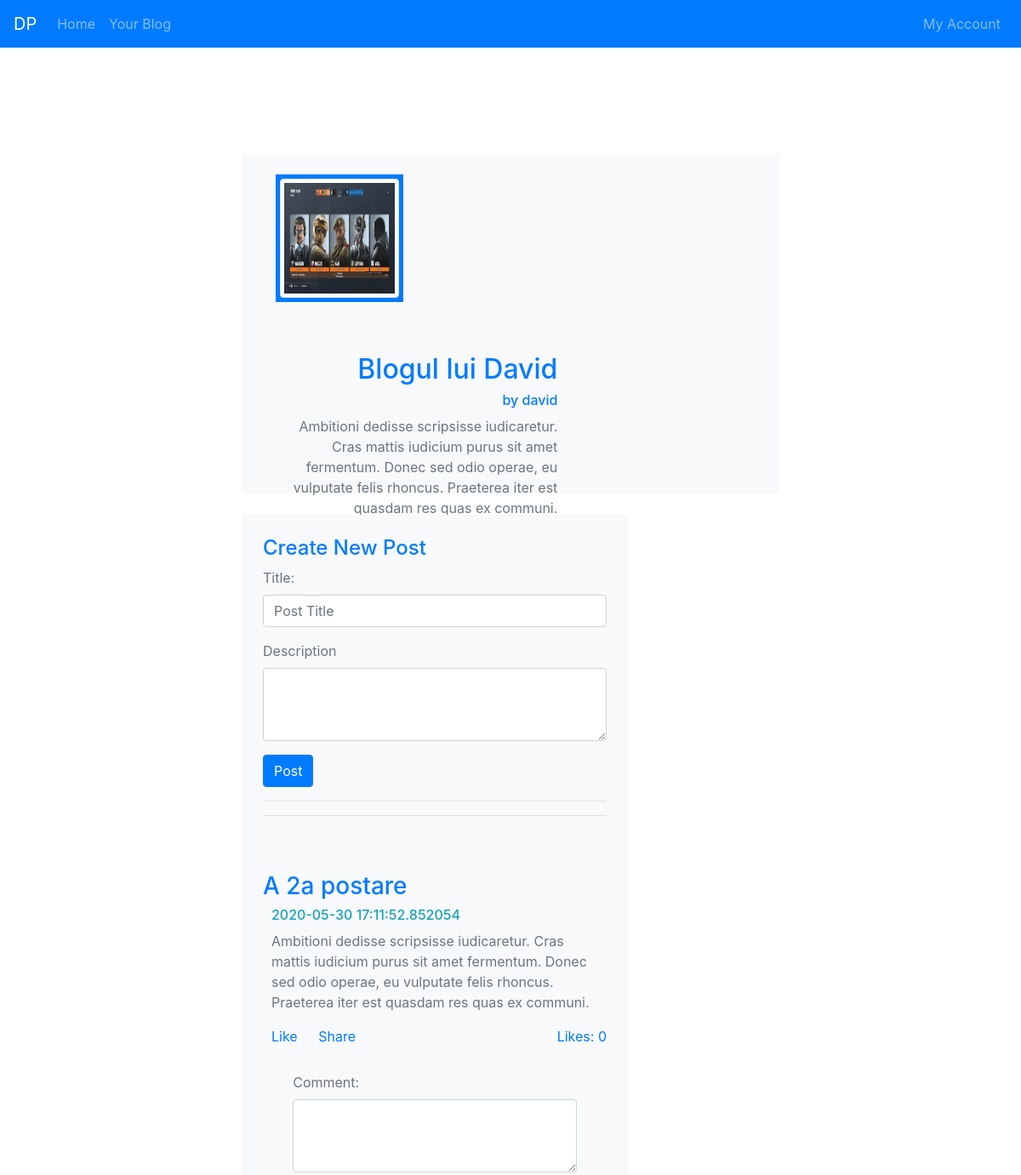
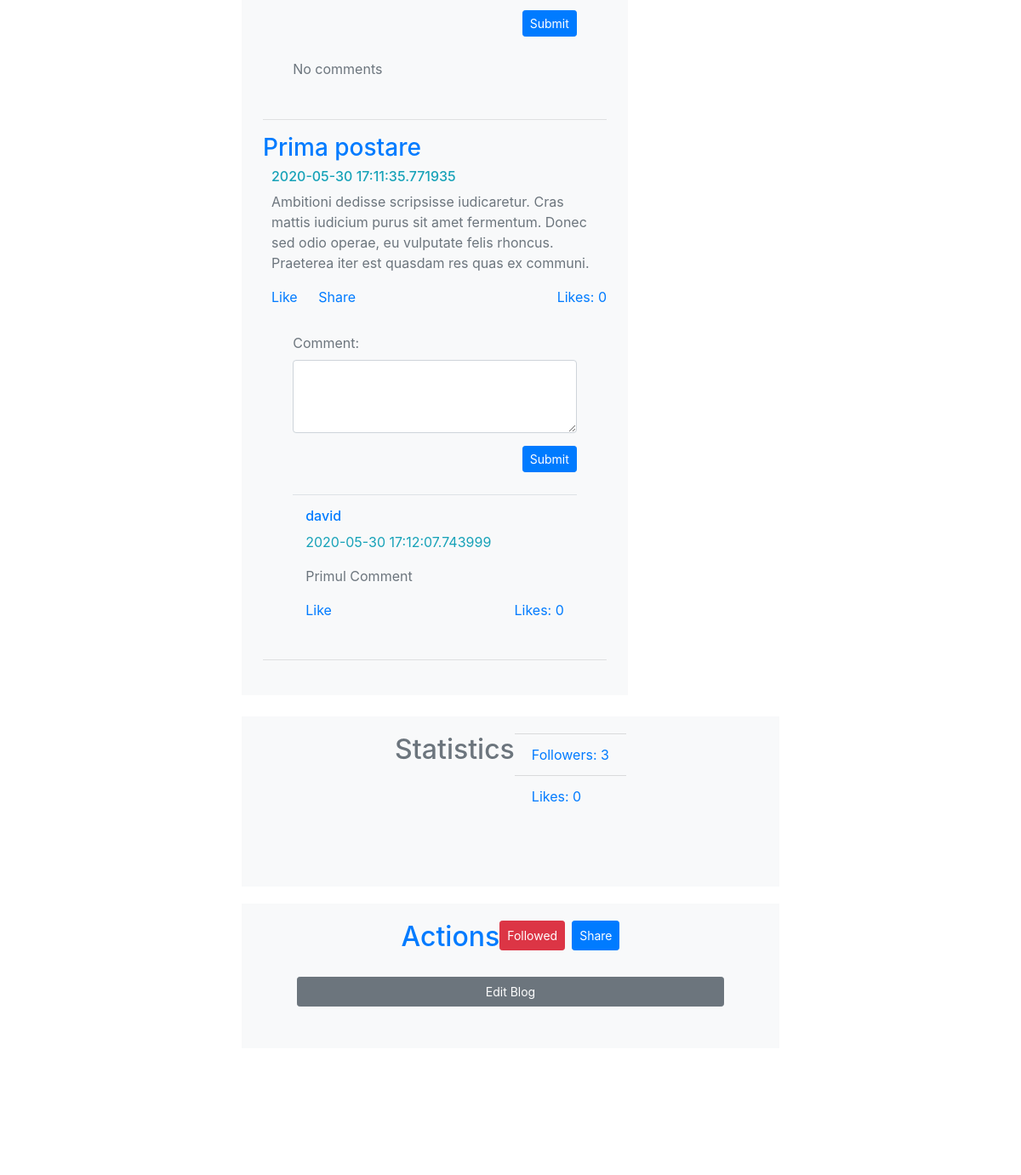
Page /blog/1 (signed in) on the committed database (2 pictures, top to bottom).
### app.py (models this page shows, shortened)
class Blog(db.Model):
    id = db.Column(db.Integer, primary_key=True)
    user_id = db.Column(db.Integer)
    num_likes = db.Column(db.Integer, default = 0)
    num_followers = db.Column(db.Integer, default = 0)
    title = db.Column(db.String(60))
    profile_pic_location = db.Column(db.String(100))
    description = db.Column(db.String(200))

class User(db.Model):
    id = db.Column(db.Integer, primary_key=True)
    username = db.Column(db.String(30), unique=True, nullable = False)
    email = db.Column(db.String(80), unique=True, nullable = False)
    password = db.Column(db.String(30), nullable = False)
    blog_id = db.Column(db.Integer)

class Post(db.Model):
    id = db.Column(db.Integer, primary_key=True)
    blog_id = db.Column(db.Integer)
    title = db.Column(db.String(60))
    content = db.Column(db.String(300))
    date = db.Column(db.DateTime, default = datetime.utcnow)
    num_likes = db.Column(db.Integer, default = 0)

class Comment(db.Model):
    id = db.Column(db.Integer, primary_key=True)
    user_id = db.Column(db.Integer)
    content = db.Column(db.String(300))
    date = db.Column(db.DateTime, default = datetime.utcnow)
    post_id = db.Column(db.Integer)
    num_likes = db.Column(db.Integer, default = 0)

### app.py (the view, shortened to what this page needs)
@app.route('/blog/<id>', methods = ['GET', 'POST'])
def blog(id):
    if 'login-data' not in session:
        logged_in = False
        user = None
    else:
        logged_in = True
        try:
            user = User.query.filter_by(id=session['login-data']).first()
        except:
            print('err-user')
            user = None
    try:
        blog = Blog.query.filter_by(id=id).first()
        blog_owner = User.query.filter_by(id=blog.user_id).first()
        blog_owner_name = blog_owner.username
        posts = Post.query.filter_by(blog_id=blog.id).order_by(Post.date.desc()).all()
        comments = dict()
        comments_user = dict()
        for post in posts:
            comments[post.id] = Comment.query.filter_by(post_id = post.id).order_by(Comment.date.desc()).all()
            for i in comments[post.id]:
                comments_user[i.id] = User.query.filter_by(id = i.user_id).first().username
        if logged_in and blog.user_id == user.id:
            owner = True
        else:
            owner = False
        if logged_in:
            follower = Follower.query.filter_by(user_id = user.id, blog_id = blog.id).first()
            if follower is not None:
                followed = True
            else:
                followed = False
        else:
            followed = False
    except:
        print('err-blog')
        blog = None
        owner = False
        abort(404)
    return render_template('blog.html', logged_in = logged_in, blog = blog, owner = owner, blog_owner_name = blog_owner_name, followed = followed, posts = posts, comments = comments, comments_user = comments_user)

### templates/blog.html (shortened to what this page needs)
{% extends "layout.html" %}
{% block content %}
<div class="container main">
    <div class="row bg-light">
        <div class="col" style="height:200px;">
            <div class="blog-image-container bg-primary">
                <img src="{{ url_for('static', filename='/images/' + blog.profile_pic_location) }}" alt="Profile Pic"
                    class="img-fluid img-thumbnail blog-image">
            </div>
        </div>
        <div class="col-8">
            <div class="blog-description text-right text-secondary">
                <h2 class="text-primary">{{ blog.title}}</h2>
                <h6><a href="">by {{blog_owner_name}}</a></h6>
                <p>{{ blog.description}}</p>
            </div>
        </div>
    </div>
    <div class="row">
        <div class="col-9">
            {% if logged_in and owner %}
            <div class="blog-new-post bg-light text-secondary">
                <h4 class="text-primary">Create New Post</h4>
                <form action={{'/blog/' + blog.id|string}} method="POST" class="needs-validation text-secondary"
                    novalidate>
                    <div class="form-group">
                        <label for="post-title">Title:</label>
                        <input type="text" class="form-control" id="post-title" placeholder='Post Title'
                            name="post-title" required>
                    </div>
                    <div class="form-group">
                        <label for="post-content">Description</label>
                        <textarea class="form-control" id="post-content" name="post-content" rows="3"
                            required></textarea>
                    </div>
                    <button type="submit" class="btn btn-primary">Post</button>
                </form>
                <hr>
                <hr>
            </div>
            {% endif %}
            <div class="blog-posts bg-light text-secondary">
                {% for post in posts %}
                <div class="blog-post">
                    <h3 class="text-primary">{{ post.title}}</h3>
                    <h6 class="text-info blog-padding-10">{{ post.date }}</h6>
                    <p class="blog-padding-10">{{ post.content }}</p>
                    <div class="row">
                        <div class="col">
                            {% if logged_in %}
                            {% if false %}
                            <a class="blog-padding-10" href="/"><b>Liked</b></a>
                            {% else %}
                            <a class="blog-padding-10" href="/">Like</a>
                            {% endif %}
                            <a class="blog-padding-10" href="http://facebook.com">Share</a>
                            {% endif %}
                        </div>
                        <div class="col text-primary text-right">
                            Likes: {{post.num_likes}}
                        </div>
                    </div>
                    <div class="blog-comments-box">
                        {% if logged_in %}
                        <form action={{'/blog/' + blog.id|string}} method="POST">
                            <label>Comment:</label>
                            <textarea class="form-control" rows="3" name={{ 'comment' + post.id|string}}></textarea>
                            <button type="submit"
                                class="float-right blog-comment-submit-btn btn btn-sm btn-primary">Submit</button>
                        </form>
                        <br><br><br>
                        {% endif %}
                        {% for comment in comments[post.id] %}
                        <div class="blog-comment-block border-top">
                            <h6 class="text-primary">{{ comments_user[comment.id] }}</h6>
                            <p class="text-info">{{ comment.date }}</p>
                            <p class="text-secondary">{{ comment.content }}</p>
                            <div class="row">
                                <div class="col">
                                    {% if logged_in %}
                                    {% if false %}
                                    <a href="/"><b>Liked</b></a>
                                    {% else %}
                                    <a href="/">Like</a>
                                    {% endif %}
                                    {% endif %}
                                </div>
                                <div class="col text-primary text-right">
                                    Likes: {{ comment.num_likes}}
                                </div>
                            </div>
                        </div>
                        {% else %}
                        <p class="text-secondary">No comments</p>
                        {% endfor %}
                    </div>
                    <hr>
                </div>
                {% else %}
                <p class="text-secondary">No Posts yet</p>
                {% endfor %}
            </div>
        </div>
        <div class="col">
            <div class="row justify-content-center blog-statistics bg-light text-secondary">
                <h2 class="text-secondary">Statistics</h2>
                <ul class="text-primary list-group list-group-flush">
                    <li class="list-group-item bg-light">Followers: {{ blog.num_followers}}</li>
                    <li class="list-group-item bg-light">Likes: {{blog.num_likes}}</li>
                </ul>
            </div>
            {% if logged_in %}
            <div class="row justify-content-center blog-actions bg-light text-secondary">
                <h2 class="text-primary">Actions</h2>
                <div class="btn-toolbar" role="toolbar" aria-label="Toolbar with button groups">
                    <div class="btn-group mr-2" role="group" aria-label="First group">
                        <form action={{'/blog/' + blog.id|string}} method="POST">
                            {% if followed %}
                            <button type="submit" name="f-btn" value="unfollow"
                                class="btn btn-sm btn-outline-danger active blog-btn">Followed</button>
                            {% else %}
                            <button type="submit" name="f-btn" value="follow"
                                class="btn btn-sm btn-outline-secondary blog-btn">Follow</button>
                            {% endif %}
                        </form>
                    </div>
                    <div class="btn-group" role="group" aria-label="Second group">
                        <button type="button" class="btn btn-sm btn-primary blog-btn" onclick="location.href = 'http://facebook.com'">Share</button>
                    </div>
                </div>
                {% if owner %}
                <button type="button" class="btn btn-secondary btn-sm btn-block blog-btn blog-edit-btn"
                    style="margin-top:20px;" onclick="location.href = '/edit-blog';">Edit Blog</button>
                {% endif %}
            </div>
            {% endif %}
        </div>
    </div>
</div>
{% endblock %}

### static/style.css (style rules this page uses)
html, body { height: 100vh; }
body { background-image: url(https://images.pexels.com/photos/169647/pexels-photo-169647.jpeg?cs=srgb&dl=arhitectura-centrul-ora-ului-cer-cladiri-169647.jpg&fm=jpg)!important; background-repeat: no-repeat!important; background-size: cover!important; background-attachment: fixed; }
.main { padding-top: 80px!important; padding: 50px; width: 60%; }
.blog-image-container { margin: 25px; width: 150px; height: 150px; padding: 5px; }
.blog-image { width: 100%; height: 100% }
.blog-description { margin: 25px; height: 150px; padding: 10px; }
.blog-posts, .blog-new-post { margin-right: 5px; margin-left: -15px; padding: 25px; }
.blog-new-post { margin-bottom: 0; }
.blog-statistics { margin-top: 25px; padding: 20px; height: 200px; }
.blog-actions { margin-top: 20px; padding: 20px; height: 170px; }
.blog-btn { height: 35px!important; }
.blog-edit-btn { margin: 45px; margin-top: 10px; }
.blog-comments-box { padding: 15px; width: 90%; margin: auto; margin-top: 15px; }
.blog-comment-block { margin: 0 !important; padding: 15px; }
.blog-comment-submit-btn { margin-top: 15px; margin-bottom: 15px; }
.blog-padding-10 { padding-left: 10px; padding-right: 10px; }

### rows in the picture
Blog: profile_pic_location (picture), title "Blogul lui David", description "Ambitioni dedisse scripsisse iudicaretur. Cras mattis iudicium purus sit amet fermentum. Donec sed odio operae, eu vulputate felis rhoncus. Praeterea iter est quasdam res quas ex communi.", num_followers "3", num_likes "0"
User: username "david"
Post: title "A 2a postare", date "2020-05-30 17:11:52.852054", content "Ambitioni dedisse scripsisse iudicaretur. Cras mattis iudicium purus sit amet fermentum. Donec sed odio operae, eu vulputate felis rhoncus. Praeterea iter est quasdam res quas ex communi.", num_likes "0"
Post: title "Prima postare", date "2020-05-30 17:11:35.771935", content "Ambitioni dedisse scripsisse iudicaretur. Cras mattis iudicium purus sit amet fermentum. Donec sed odio operae, eu vulputate felis rhoncus. Praeterea iter est quasdam res quas ex communi.", num_likes "0"
Comment: date "2020-05-30 17:12:07.743999", content "Primul Comment", num_likes "0"
